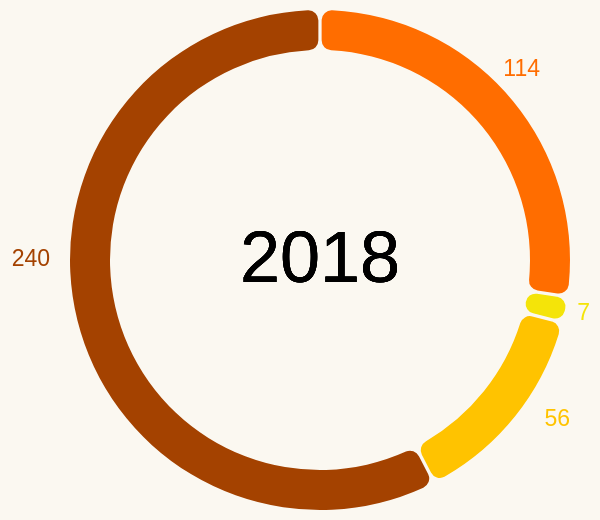

Here is the Vega-Lite specification saved for this chart:
### Vega-Lite specification from a JSON file in a GitHub repository (floating-point values rounded to 4 significant figures)
{"$schema": "https://vega.github.io/schema/vega-lite/v5.json", "width": 250, "height": 250, "background": "#FBF8F1", "data": {"values": [{"Comfortability": "Physical health", "Count": 240}, {"Comfortability": "Mental health", "Count": 7}, {"Comfortability": "Both", "Count": 114}, {"Comfortability": "Neither", "Count": 56}]}, "config": {"legend": {"disable": true}}, "layer": [{"mark": {"type": "arc", "padAngle": 0.01, "innerRadius": 105, "cornerRadius": 5}, "encoding": {"theta": {"field": "Count", "type": "quantitative"}, "color": {"field": "Comfortability", "type": "nominal", "scale": {"range": ["#FF6D00", "#F4E409", "#FFC300", "#A44200"]}}, "tooltip": [{"field": "Comfortability", "type": "nominal", "title": "Comfortability in sharing"}, {"field": "Count", "type": "quantitative", "title": "Count"}]}}, {"mark": {"type": "text", "align": "center", "baseline": "middle", "fontSize": 36}, "encoding": {"text": {"value": "2018"}}}, {"mark": {"type": "text", "align": "right", "dx": 135, "dy": 27, "fontSize": 11.5}, "encoding": {"text": {"field": "Count", "type": "quantitative"}, "color": {"value": "#F4E409"}, "opacity": {"condition": {"test": "datum['Comfortability'] == 'Mental health'", "value": 1}, "value": 0}}}, {"mark": {"type": "text", "align": "right", "dx": 125, "dy": 80, "fontSize": 11.5}, "encoding": {"text": {"field": "Count", "type": "quantitative"}, "color": {"value": "#FFC300"}, "opacity": {"condition": {"test": "datum['Comfortability'] == 'Neither'", "value": 1}, "value": 0}}}, {"mark": {"type": "text", "align": "right", "dx": -135, "fontSize": 11.5}, "encoding": {"text": {"field": "Count", "type": "quantitative"}, "color": {"value": "#A44200"}, "opacity": {"condition": {"test": "datum['Comfortability'] == 'Physical health'", "value": 1}, "value": 0}}}, {"mark": {"type": "text", "align": "right", "dx": 110, "dy": -95, "fontSize": 11.5}, "encoding": {"text": {"field": "Count", "type": "quantitative"}, "color": {"value": "#FF6D00"}, "opacity": {"condition": {"test": "datum['Comfortability'] == 'Both'", "value": 1}, "value": 0}}}]}
